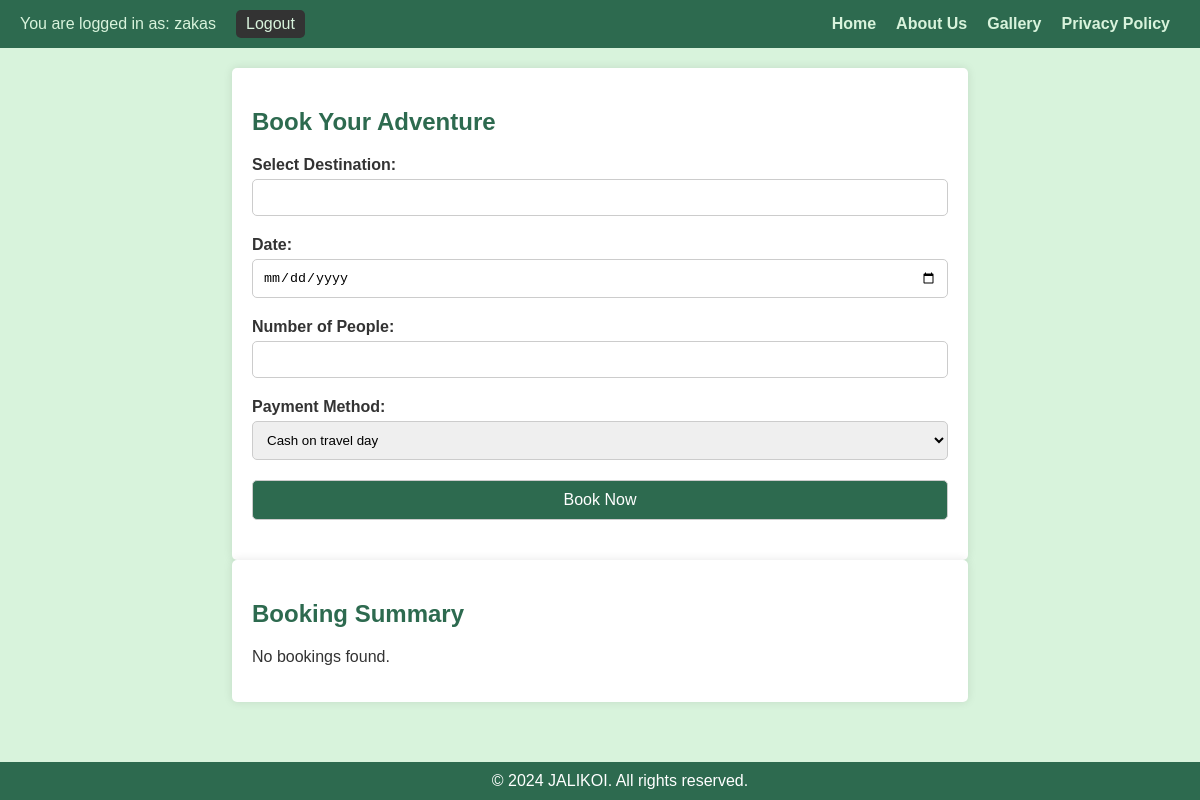
The app's page /Tourism/booking/booking.php (signed in), older data.
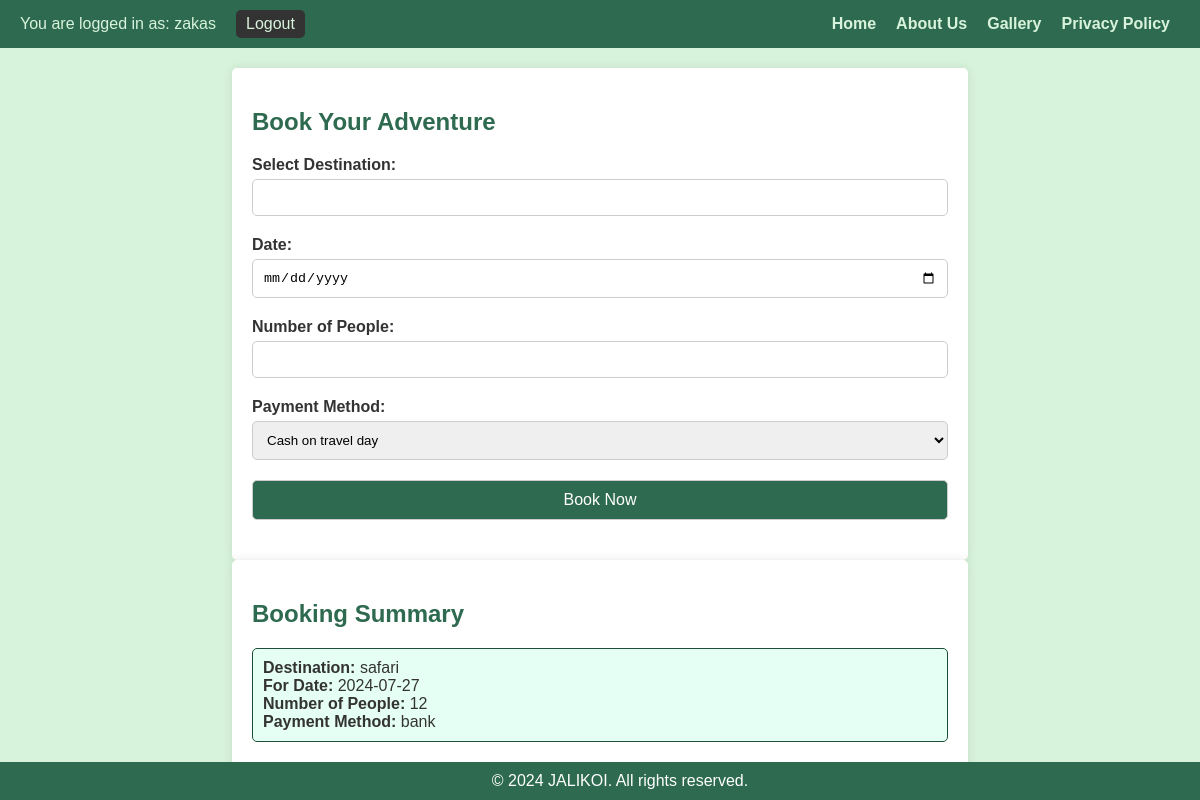
The same page, newer data.
### tables this page shows
CREATE TABLE `bookings` (
  `booking_id` int(11) NOT NULL,
  `user_id` int(11) DEFAULT NULL,
  `destination_id` int(11) DEFAULT NULL,
  `booking_date` date DEFAULT NULL,
  `people` int(11) NOT NULL,
  `payment` varchar(50) NOT NULL
);

CREATE TABLE `destinations` (
  `destination_id` int(11) NOT NULL,
  `name` varchar(100) DEFAULT NULL,
  `description` text DEFAULT NULL,
  `image_path` varchar(255) DEFAULT NULL,
  `location` varchar(100) DEFAULT NULL,
  `distance` float DEFAULT NULL,
  `towns` text DEFAULT NULL,
  `cost` int(11) DEFAULT NULL
);

### Tourism/booking/booking.php (the view, shortened to what this page needs)
<?php
$servername = "localhost";
$username = "root";
$password = "";
$dbname = "tourism";
$conn = new mysqli($servername, $username, $password, $dbname, 3306, '/opt/lampp/var/mysql/mysql.sock');
$user_id = $_SESSION['user_id'];
$sql = "SELECT b.booking_date, b.people, b.payment, d.name AS destination_name
        FROM bookings b
        JOIN destinations d ON b.destination_id = d.destination_id
        WHERE b.user_id = ?";$stmt = $conn->prepare($sql);
$stmt->bind_param("i", $user_id);
$stmt->execute();
$result = $stmt->get_result();
$bookings = $result->fetch_all(MYSQLI_ASSOC);
?>
<!DOCTYPE html>
<html lang="en">
<head>
    <link rel="stylesheet" href="booking.css">
</head>
<body>
    <header>
        <div class="user-info">
            <p>You are logged in as: <?php echo $_SESSION['user_name']; ?></p>
            <a href="../logout.php">Logout</a>
        </div>
        <nav>
            <ul>
                <li><a href="../homepage/home.html">Home</a></li>
                <li><a href="../about-us/about-us.html">About Us</a></li>
                <li><a href="../all-destinations/all-destinations.html">Gallery</a></li>
                <li><a href="../privacy/privacy.html">Privacy Policy</a></li>
            </ul>
        </nav>
    </header>
    <main>
        <section class="booking-form">
            <h1>Book Your Adventure</h1>
            <form action="../confirm_booking.php" method="post">
                <label for="destination">Select Destination:</label>
                <input list="destinationList" id="destination" name="destination" oninput="fetchDestinations()" autocomplete="off">
                <label for="date">Date:</label>
                <input type="date" id="date" name="date" required>
                <label for="people">Number of People:</label>
                <input type="number" id="people" name="people" min="1" required>
                <label for="payment">Payment Method:</label>
                <select id="payment" name="payment">
                    <option value="cash on travel day">Cash on travel day</option>
                </select>
                <button type="submit">Book Now</button>
            </form>
        </section>
        <section class="booking-summary">
            <h2>Booking Summary</h2>
            <?php if (!empty($bookings)): ?>
                <ul>
                    <?php foreach ($bookings as $booking): ?>
                        <li class="booking-item">
                            <strong>Destination:</strong> <?php echo htmlspecialchars($booking['destination_name']); ?><br>
                            <strong> For Date:</strong> <?php echo htmlspecialchars($booking['booking_date']); ?><br>
                            <strong>Number of People:</strong> <?php echo htmlspecialchars($booking['people']); ?><br>
                            <strong>Payment Method:</strong> <?php echo htmlspecialchars($booking['payment']); ?>
                        </li>
                    <?php endforeach; ?>
                </ul>
            <?php else: ?>
                <p>No bookings found.</p>
            <?php endif; ?>
        </section>
    </main>
    <footer>
        <p>&copy; 2024 JALIKOI. All rights reserved.</p>
    </footer>
</body>
</html>

Row changes from the older to the newer data that the page shows:
added bookings: destination.name "safari", booking_date "2024-07-27", people "12", payment "bank"
Text that changed along with them:
text no longer shown: "No bookings found."
